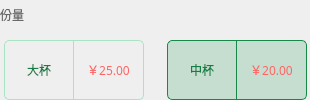
                        <widget class="QWidget" name="widget_27" native="true">
                         <layout class="QVBoxLayout" name="verticalLayout_12">
                          <property name="spacing">
                           <number>10</number>
                          </property>
                          <property name="leftMargin">
                           <number>0</number>
                          </property>
                          <property name="topMargin">
                           <number>0</number>
                          </property>
                          <property name="rightMargin">
                           <number>0</number>
                          </property>
                          <property name="bottomMargin">
                           <number>0</number>
                          </property>
                          <item>
                           <widget class="QWidget" name="widget_28" native="true">
                            <layout class="QHBoxLayout" name="horizontalLayout_27">
                             <property name="spacing">
                              <number>0</number>
                             </property>
                             <property name="leftMargin">
                              <number>0</number>
                             </property>
                             <property name="topMargin">
                              <number>0</number>
                             </property>
                             <property name="rightMargin">
                              <number>0</number>
                             </property>
                             <property name="bottomMargin">
                              <number>0</number>
                             </property>
                             <item>
                              <widget class="QLabel" name="label_12">
                               <property name="minimumSize">
                                <size>
                                 <width>0</width>
                                 <height>25</height>
                                </size>
                               </property>
                               <property name="maximumSize">
                                <size>
                                 <width>1000</width>
                                 <height>25</height>
                                </size>
                               </property>
                               <property name="styleSheet">
                                <string notr="true">color:rgb(102, 102, 102);</string>
                               </property>
                               <property name="text">
                                <string>份量</string>
                               </property>
                              </widget>
                             </item>
                             <item>
                              <spacer name="horizontalSpacer_10">
                               <property name="orientation">
                                <enum>Qt::Horizontal</enum>
                               </property>
                               <property name="sizeHint" stdset="0">
                                <size>
                                 <width>286</width>
                                 <height>20</height>
                                </size>
                               </property>
                              </spacer>
                             </item>
                            </layout>
                           </widget>
                          </item>
                          <item>
                           <widget class="QWidget" name="widget_29" native="true">
                            <layout class="QHBoxLayout" name="horizontalLayout_28">
                             <property name="spacing">
                              <number>20</number>
                             </property>
                             <property name="leftMargin">
                              <number>1</number>
                             </property>
                             <property name="topMargin">
                              <number>0</number>
                             </property>
                             <property name="rightMargin">
                              <number>0</number>
                             </property>
                             <property name="bottomMargin">
                              <number>0</number>
                             </property>
                             <item>
                              <widget class="QWidget" name="menu_config_weight_big" native="true">
                               <property name="minimumSize">
                                <size>
                                 <width>140</width>
                                 <height>60</height>
                                </size>
                               </property>
                               <property name="maximumSize">
                                <size>
                                 <width>140</width>
                                 <height>60</height>
                                </size>
                               </property>
                               <layout class="QHBoxLayout" name="horizontalLayout_29">
                                <property name="spacing">
                                 <number>0</number>
                                </property>
                                <property name="leftMargin">
                                 <number>0</number>
                                </property>
                                <property name="topMargin">
                                 <number>0</number>
                                </property>
                                <property name="rightMargin">
                                 <number>0</number>
                                </property>
                                <property name="bottomMargin">
                                 <number>0</number>
                                </property>
                                <item>
                                 <widget class="QLabel" name="weight_big_l">
                                  <property name="styleSheet">
                                   <string notr="true">border-top-left-radius:5px;
border-bottom-left-radius:5px;
border: 1px solid rgb(169, 227, 196);
color:rgb(20, 126, 69);</string>
                                  </property>
                                  <property name="text">
                                   <string>大杯</string>
                                  </property>
                                  <property name="alignment">
                                   <set>Qt::AlignCenter</set>
                                  </property>
                                 </widget>
                                </item>
                                <item>
                                 <widget class="QLabel" name="weight_big_money_l">
                                  <property name="font">
                                   <font>
                                    <family>Microsoft YaHei</family>
                                   </font>
                                  </property>
                                  <property name="styleSheet">
                                   <string notr="true">border-top-right-radius:5px;
border-bottom-right-radius:5px;
border-top: 1px solid rgb(169, 227, 196);
border-bottom: 1px solid rgb(169, 227, 196);
border-right: 1px solid rgb(169, 227, 196);
color:rgb(255, 100, 100);</string>
                                  </property>
                                  <property name="text">
                                   <string>￥25.00</string>
                                  </property>
                                  <property name="alignment">
                                   <set>Qt::AlignCenter</set>
                                  </property>
                                 </widget>
                                </item>
                               </layout>
                              </widget>
                             </item>
                             <item>
                              <widget class="QWidget" name="menu_config_weight_mid" native="true">
                               <property name="minimumSize">
                                <size>
                                 <width>140</width>
                                 <height>60</height>
                                </size>
                               </property>
                               <property name="maximumSize">
                                <size>
                                 <width>140</width>
                                 <height>60</height>
                                </size>
                               </property>
                               <property name="styleSheet">
                                <string notr="true"/>
                               </property>
                               <layout class="QHBoxLayout" name="horizontalLayout_30">
                                <property name="spacing">
                                 <number>0</number>
                                </property>
                                <property name="leftMargin">
                                 <number>0</number>
                                </property>
                                <property name="topMargin">
                                 <number>0</number>
                                </property>
                                <property name="rightMargin">
                                 <number>0</number>
                                </property>
                                <property name="bottomMargin">
                                 <number>0</number>
                                </property>
                                <item>
                                 <widget class="QLabel" name="weight_mid_l">
                                  <property name="styleSheet">
                                   <string notr="true">background-color:rgba(44,159,97,0.22);
border-top-left-radius:5px;
border-bottom-left-radius:5px;
border: 1px solid rgb(21, 136, 74);
color:rgb(20, 126, 69);</string>
                                  </property>
                                  <property name="text">
                                   <string>中杯</string>
                                  </property>
                                  <property name="alignment">
                                   <set>Qt::AlignCenter</set>
                                  </property>
                                 </widget>
                                </item>
                                <item>
                                 <widget class="QLabel" name="weight_mid_money_l">
                                  <property name="font">
                                   <font>
                                    <family>Microsoft YaHei</family>
                                   </font>
                                  </property>
                                  <property name="styleSheet">
                                   <string notr="true">background-color:rgba(44,159,97,0.22);
border-top-right-radius:5px;
border-bottom-right-radius:5px;
border-top: 1px solid rgb(21, 136, 74);
border-bottom: 1px solid rgb(21, 136, 74);
border-right: 1px solid rgb(21, 136, 74);
color:rgb(255, 100, 100);</string>
                                  </property>
                                  <property name="text">
                                   <string>￥20.00</string>
                                  </property>
                                  <property name="alignment">
                                   <set>Qt::AlignCenter</set>
                                  </property>
                                 </widget>
                                </item>
                               </layout>
                              </widget>
                             </item>
                            </layout>
                           </widget>
                          </item>
                         </layout>
                        </widget>
